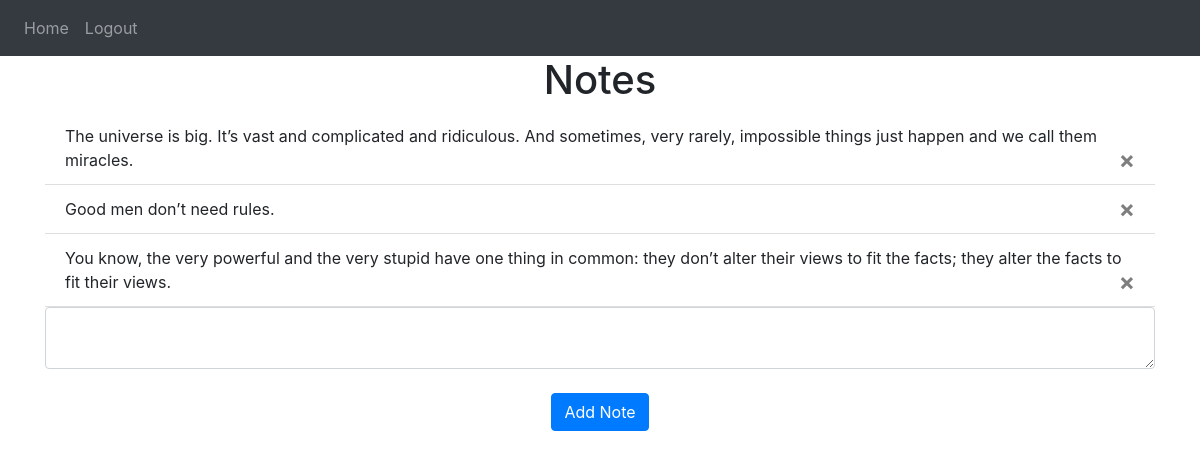
Screenshot of / (signed in) with the database file from the repository.
### website/models.py (models this page shows)
class Note(db.Model):
    id = db.Column(db.Integer, primary_key=True)
    data = db.Column(db.String(10000))
    date = db.Column(db.DateTime(timezone=True), default=func.now())
    user_id = db.Column(db.Integer, db.ForeignKey('user.id'))

### website/views.py (the view, shortened to what this page needs)
@views.route('/', methods=['GET', 'POST'])
@login_required
def home():
    return render_template("home.html", user=current_user)

### website/__init__.py (called while the page is built)
def create_app():
    app = Flask(__name__)
    app.config['SECRET_KEY'] = 'hjshjhdjah kjshkjdhjs'
    app.config['SQLALCHEMY_DATABASE_URI'] = f'sqlite:///{DB_NAME}'
    db.init_app(app)
    from .views import views
    from .auth import auth
    app.register_blueprint(views, url_prefix='/')
    app.register_blueprint(auth, url_prefix='/')
    from .models import User, Note
    create_database(app)
    login_manager = LoginManager()
    login_manager.login_view = 'auth.login'
    login_manager.init_app(app)
    @login_manager.user_loader
    def load_user(id):
        return User.query.get(int(id))
    return app

### website/templates/home.html
{% extends "base.html" %} {% block title %}Home{% endblock %} {% block content
    %}
    <h1 align="center">Notes</h1>
    <ul class="list-group list-group-flush" id="notes">
      {% for note in user.notes %}
      <li class="list-group-item">
        {{ note.data }}
        <button type="button" class="close" onClick="deleteNote({{ note.id }})">
          <span aria-hidden="true">&times;</span>
        </button>
      </li>
      {% endfor %}
    </ul>
    <form method="POST">
      <textarea name="note" id="note" class="form-control"></textarea>
      <br />
      <div align="center">
        <button type="submit" class="btn btn-primary">Add Note</button>
      </div>
    </form>
    {% endblock %}

### website/templates/base.html (shortened to what this page needs)
<!DOCTYPE html>
<html>
  <head>
    <link
      rel="stylesheet"
      href="https://stackpath.bootstrapcdn.com/bootstrap/4.4.1/css/bootstrap.min.css"
    />
    <link
      rel="stylesheet"
      href="https://stackpath.bootstrapcdn.com/font-awesome/4.7.0/css/font-awesome.min.css"
    />
  </head>
  <body>
    <nav class="navbar navbar-expand-lg navbar-dark bg-dark">
      <div class="collapse navbar-collapse" id="navbar">
        <div class="navbar-nav">
          {% if user.is_authenticated %}
          <a class="nav-item nav-link" id="home" href="/">Home</a>
          <a class="nav-item nav-link" id="logout" href="/logout">Logout</a>
          {% else %}
          <a class="nav-item nav-link" id="login" href="/login">Login</a>
          <a class="nav-item nav-link" id="signUp" href="/sign-up">Sign Up</a>
          {% endif %}
        </div>
      </div>
    </nav>
    <div class="container">{% block content %} {% endblock %}</div>
  </body>
</html>

### rows the page displays
Note: data "The universe is big. It’s vast and complicated and ridiculous. And sometimes, very rarely, impossible things just happen and we call them miracles."
Note: data "Good men don’t need rules."
Note: data "You know, the very powerful and the very stupid have one thing in common: they don’t alter their views to fit the facts; they alter the facts to fit their views."
